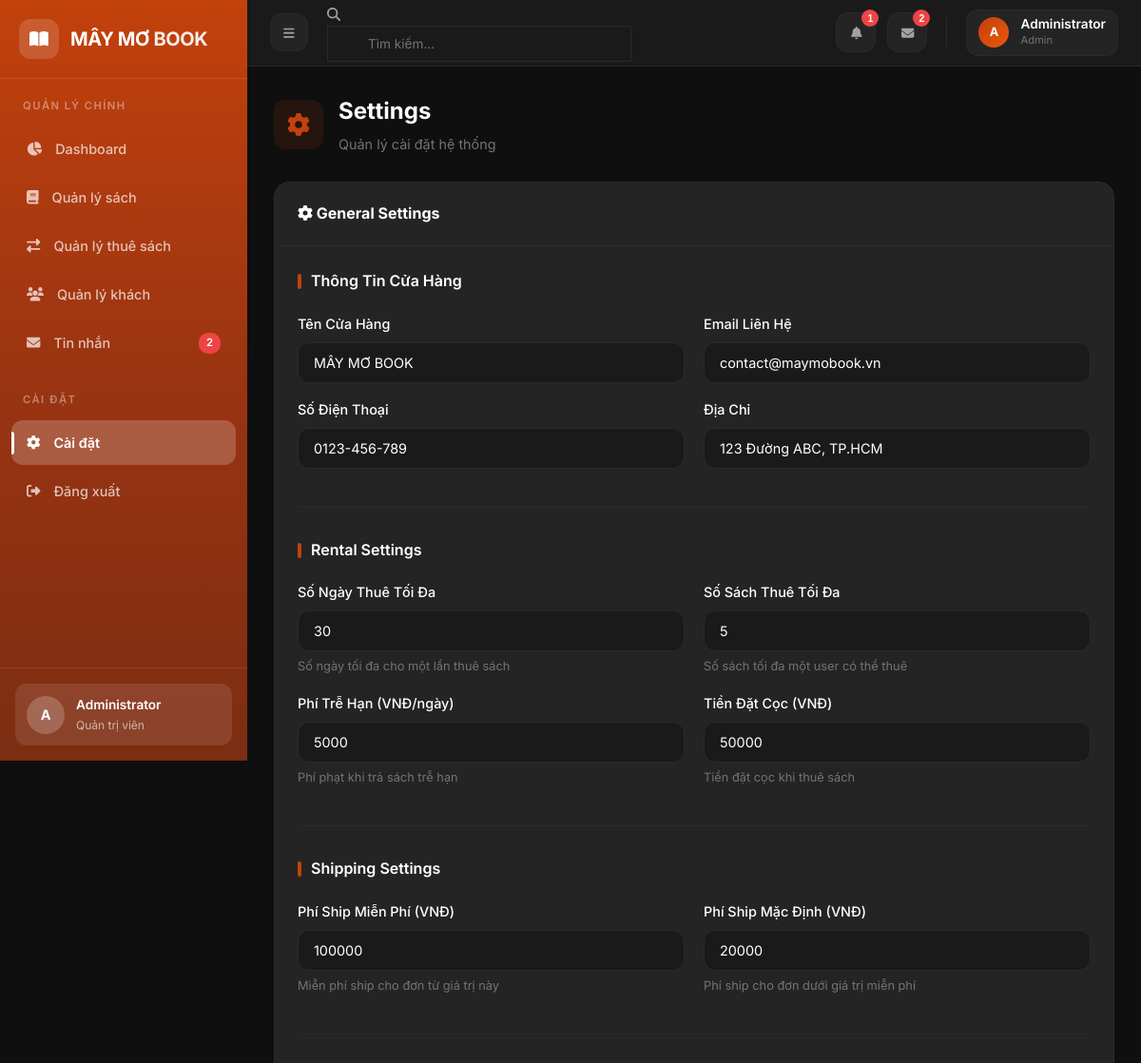
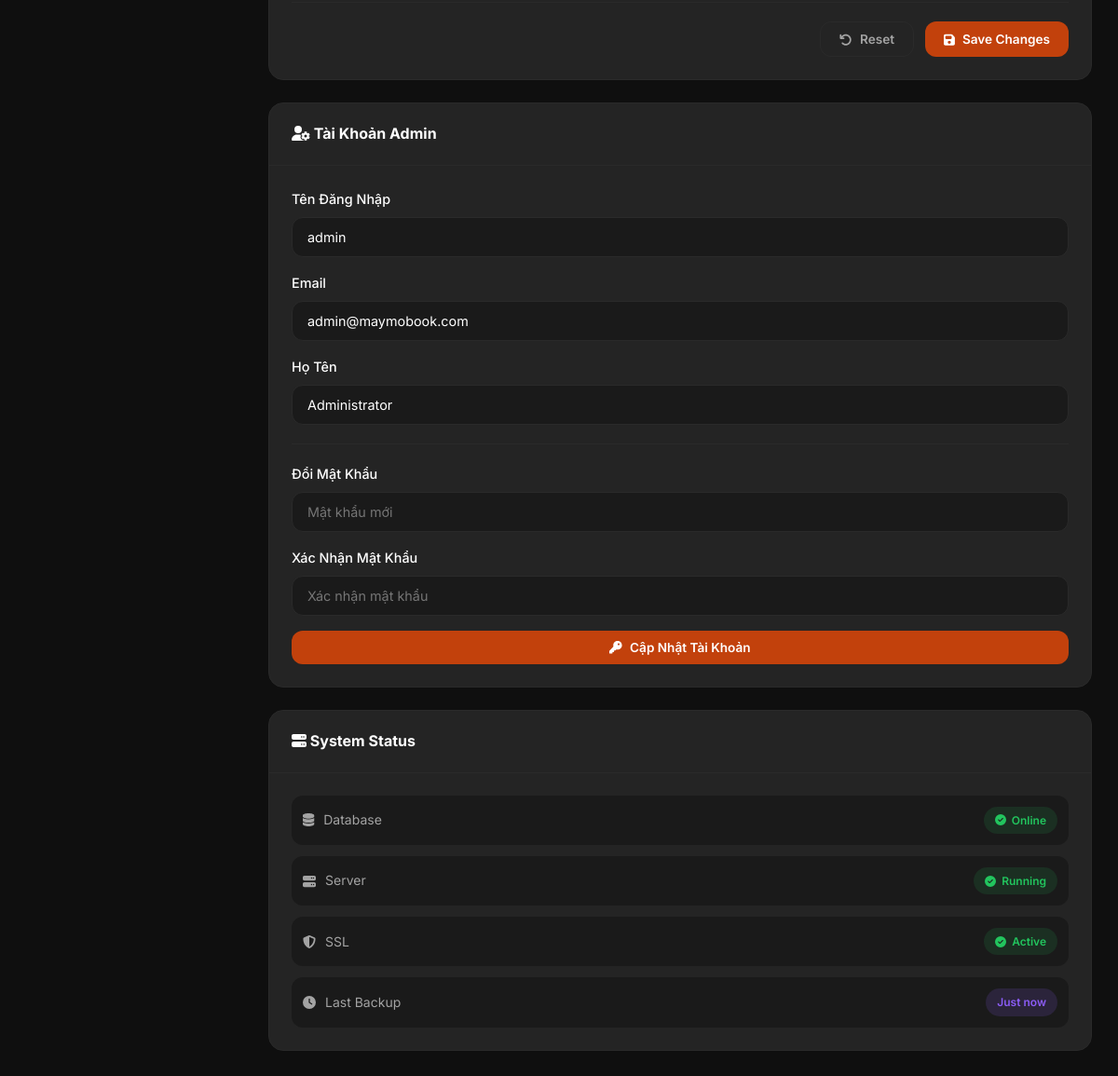
The page /frontend/pages/admin/settings.php (signed in) on the database its author committed (2 pictures, top to bottom).
### tables this page shows
CREATE TABLE users (
    id INT AUTO_INCREMENT PRIMARY KEY,
    username VARCHAR(50) NOT NULL UNIQUE,
    email VARCHAR(100) NOT NULL UNIQUE,
    password VARCHAR(255) NOT NULL,
    full_name VARCHAR(100) NOT NULL,
    phone VARCHAR(20) DEFAULT '',
    address TEXT DEFAULT '',
    avatar VARCHAR(255) DEFAULT NULL,
    role ENUM('user', 'admin') DEFAULT 'user',
    is_verified TINYINT(1) DEFAULT 0,
    created_at TIMESTAMP DEFAULT CURRENT_TIMESTAMP,
    updated_at TIMESTAMP DEFAULT CURRENT_TIMESTAMP ON UPDATE CURRENT_TIMESTAMP,
    INDEX idx_username (username),
    INDEX idx_email (email),
    INDEX idx_role (role)
);

### frontend/pages/admin/settings.php (the view, shortened to what the rows shown need)
<?php
require_once __DIR__ . '/../../templates/admin_header.php';
?>
<div class="page-header">
    <div class="page-header-left">
        <div>
            <h1 class="page-header-title">Settings</h1>
        </div>
    </div>
</div>
<div class="dashboard-grid dashboard-grid-full">
    <div style="display: flex; flex-direction: column; gap: 24px;">
        <div class="dashboard-card">
            <div class="dashboard-card-body">
                <form>
                    <div class="form-group">
                        <label>Tên Đăng Nhập</label>
                        <input type="text" class="form-control" value="<?php echo htmlspecialchars($user['username'] ?? 'admin'); ?>" disabled>
                    </div>
                    <div class="form-group">
                        <label>Email</label>
                        <input type="email" class="form-control" value="<?php echo htmlspecialchars($user['email'] ?? 'admin@example.com'); ?>">
                    </div>
                    <div class="form-group">
                        <label>Họ Tên</label>
                        <input type="text" class="form-control" value="<?php echo htmlspecialchars($user['full_name'] ?? 'Admin'); ?>">
                    </div>
                </form>
            </div>
        </div>
    </div>
</div>
<?php require_once __DIR__ . '/../../templates/admin_footer.php'; ?>

### frontend/templates/admin_header.php (shortened to what the rows shown need)
<?php
require_once __DIR__ . '/../../backend/config/database.php';
require_once __DIR__ . '/../../backend/controllers/AuthController.php';
$auth = new AuthController();
$user = $auth->getCurrentUser();
require_once __DIR__ . '/../../backend/controllers/RentalController.php';
?>
<!DOCTYPE html>
<html lang="vi">
<head>
    <link rel="stylesheet" href="https://cdnjs.cloudflare.com/ajax/libs/font-awesome/6.4.0/css/all.min.css">
    <link rel="stylesheet" href="../../assets/css/admin.css">
</head>
<body>
    <aside class="sidebar">
        <div class="sidebar-footer">
            <div class="sidebar-admin-card">
                <div class="sidebar-admin-avatar">
                    <?php echo strtoupper(substr($user['full_name'] ?? 'A', 0, 1)); ?>
                </div>
                <div class="sidebar-admin-info">
                    <div class="sidebar-admin-name"><?php echo htmlspecialchars($user['full_name'] ?? 'Admin'); ?></div>
                    <div class="sidebar-admin-role">Quản trị viên</div>
                </div>
            </div>
        </div>
    </aside>
    <div class="main-content">
        <header class="topbar">
            <div class="topbar-right">
                <div class="topbar-profile">
                    <div class="topbar-avatar">
                        <?php echo strtoupper(substr($user['full_name'] ?? 'A', 0, 1)); ?>
                    </div>
                    <div class="topbar-profile-info">
                        <span class="topbar-profile-name"><?php echo htmlspecialchars($user['full_name'] ?? 'Admin'); ?></span>
                        <span class="topbar-profile-role">Admin</span>
                    </div>
                </div>
            </div>
        </header>
        <main class="page-content">

### rows shown on the page
users: full_name "A", full_name "Administrator", username "admin", email "admin@maymobook.com"

### other values the page prints
$unreadCount "2"
$overdueCount "1"
